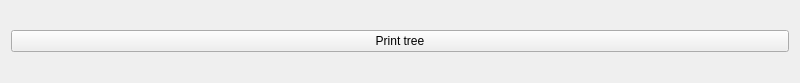
<?xml version="1.0" encoding="UTF-8"?>
<ui version="4.0">
 <class>Widget</class>
 <widget class="QWidget" name="Widget">
  <property name="geometry">
   <rect>
    <x>0</x>
    <y>0</y>
    <width>800</width>
    <height>83</height>
   </rect>
  </property>
  <property name="windowTitle">
   <string>Widget</string>
  </property>
  <layout class="QVBoxLayout" name="verticalLayout">
   <item>
    <widget class="QPushButton" name="pushButton">
     <property name="text">
      <string>Print tree</string>
     </property>
    </widget>
   </item>
  </layout>
 </widget>
 <resources/>
 <connections/>
</ui>
